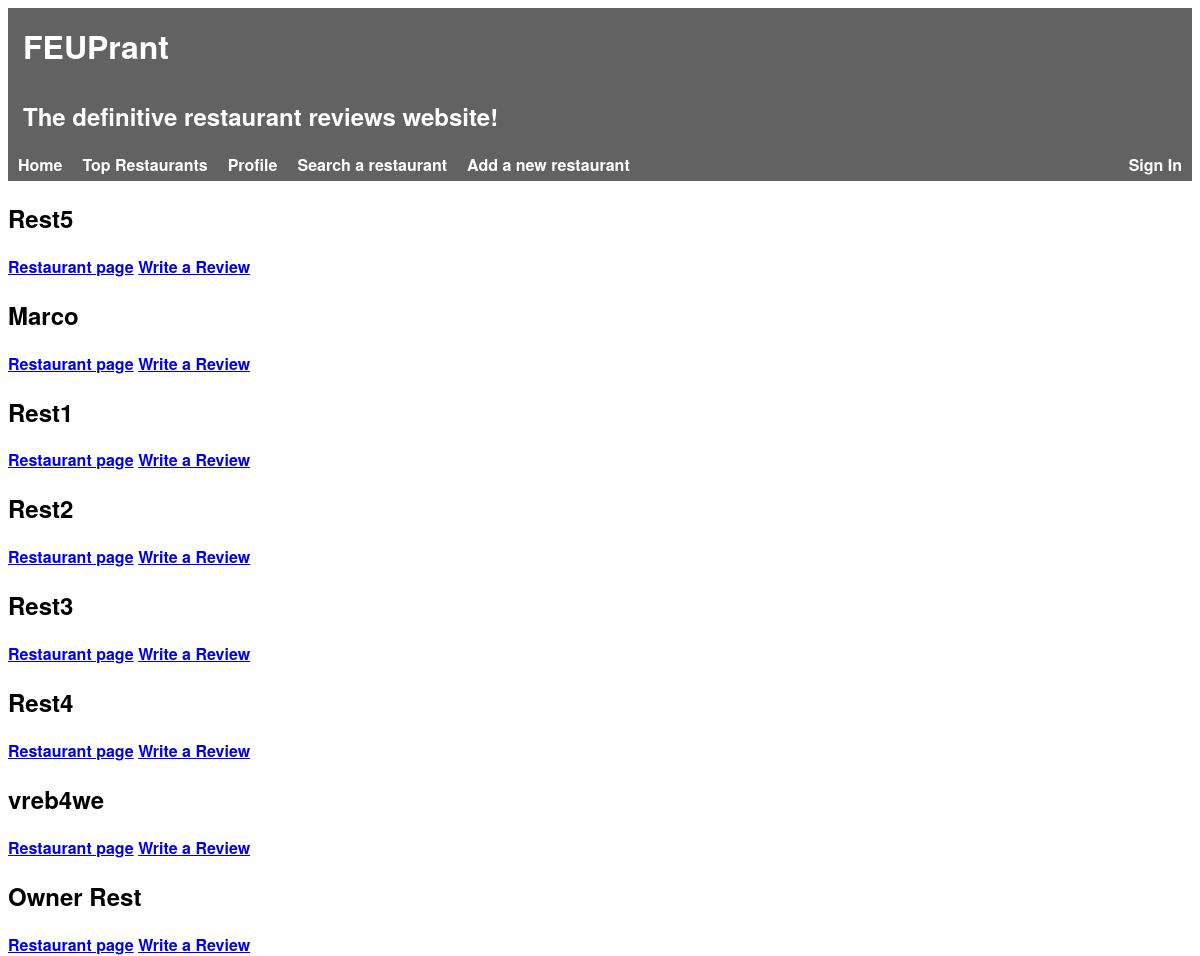
/pages/top_restaurants.php, run on the app's committed database.
### tables this page shows
CREATE TABLE Restaurant(
    idRestaurant        INTEGER PRIMARY KEY AUTOINCREMENT,
    name                STRING NOT NULL,
    description         STRING NOT NULL,
    score               FLOAT NOT NULL,

    idOwner             INTEGER REFERENCES Owner(idOwner),
    idRestaurantInfo    INTEGER REFERENCES RestaurantInfo(idRestaurantInfo)
);

### pages/top_restaurants.php (called while the page is built, shortened)
<?php
    include_once('../database/connection.php');
    include_once('../database/db_restaurants.php');
    $restaurants = searchTopRestaurants();
    include_once('../templates/header.php');
    include_once('../templates/restaurants.php');
?>

### database/db_restaurants.php (called while the page is built, shortened)
<?php
function searchTopRestaurants() {
    global $db;
    $stmt = $db->prepare('SELECT * FROM Restaurant ORDER BY score DESC LIMIT 10');
    $stmt->execute();
    return $stmt->fetchAll();
}
?>

### templates/restaurants.php (the view, shortened to what this page needs)
<section id="restaurants">
    <?php foreach($_SESSION['restaurants'] as $restaurant) { ?>
    <article>
        <h2><?= $restaurant['name'] ?></h2>
        <a href="../templates/restaurant.php?idRestaurant=<?=$restaurant['idRestaurant']?>">Restaurant page</a>
        <a href="write_review?idRestaurant=<?=$restaurant['idRestaurant']?>">Write a Review</a>
    </article>
    <?php } ?>
</section>

### css/header.css (style rules this page uses)
html { font-family: 'Helvetica Neue', sans-serif; font-weight: bold; height: 100%; }

### data on the page
restaurant: name "Rest5"
restaurant: name "Marco"
restaurant: name "Rest1"
restaurant: name "Rest2"
restaurant: name "Rest3"
restaurant: name "Rest4"
restaurant: name "vreb4we"
restaurant: name "Owner Rest"
